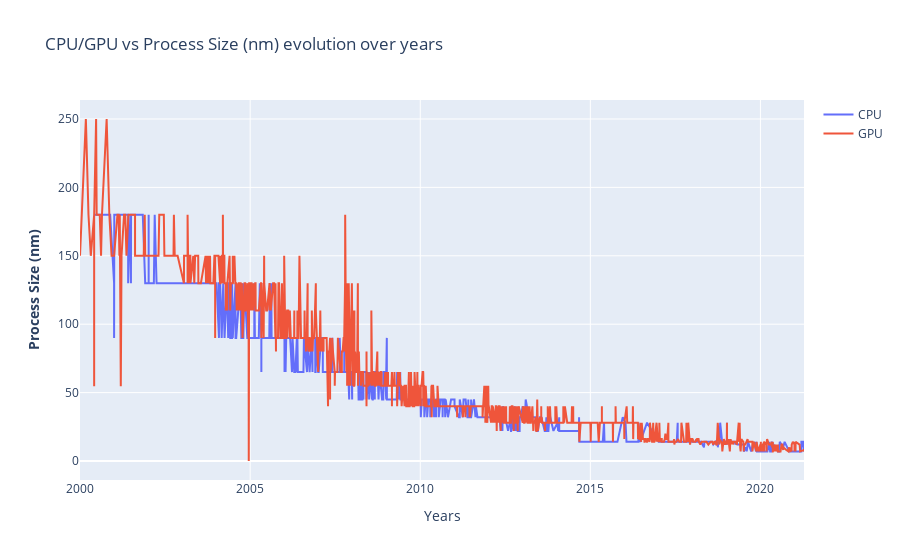

Notebook source saved alongside this figure:
### Markdown cell above
### Análise - Proccess Size

### Code cell
fig = make_subplots()

# Add traces
fig.add_trace(
    go.Scatter(x= df_cpu.index, y=df_cpu["Process Size (nm)"] ,name= "CPU")
)

fig.add_trace(
    go.Scatter(x= df_gpu.index,y= df_gpu["Process Size (nm)"], name= "GPU")
)

# Add figure title
fig.update_layout(
    title_text="CPU/GPU vs Process Size (nm) evolution over years"
)

# Set x-axis title
fig.update_xaxes(title_text="Years")

# Set y-axes titles
fig.update_yaxes(title_text="<b>Process Size (nm)</b>", secondary_y=False)

fig.show()

### Figure 1 — Plotly figure (JSON) as saved in the notebook; plotly's stock layout.template omitted (floating-point values rounded to 4 significant figures; data arrays with more than 128 entries replaced by an {"elided": "..."} marker saying what was removed)
{"data": [{"name": "CPU", "type": "scatter", "x": {"elided": "2138 str values"}, "y": {"elided": "2138 int values"}}, {"name": "GPU", "type": "scatter", "x": {"elided": "2606 str values"}, "y": {"elided": "2606 float values"}}], "layout": {"title": {"text": "CPU/GPU vs Process Size (nm) evolution over years"}, "xaxis": {"anchor": "y", "domain": [0, 1], "title": {"text": "Years"}}, "yaxis": {"anchor": "x", "domain": [0, 1], "title": {"text": "<b>Process Size (nm)</b>"}}}}
